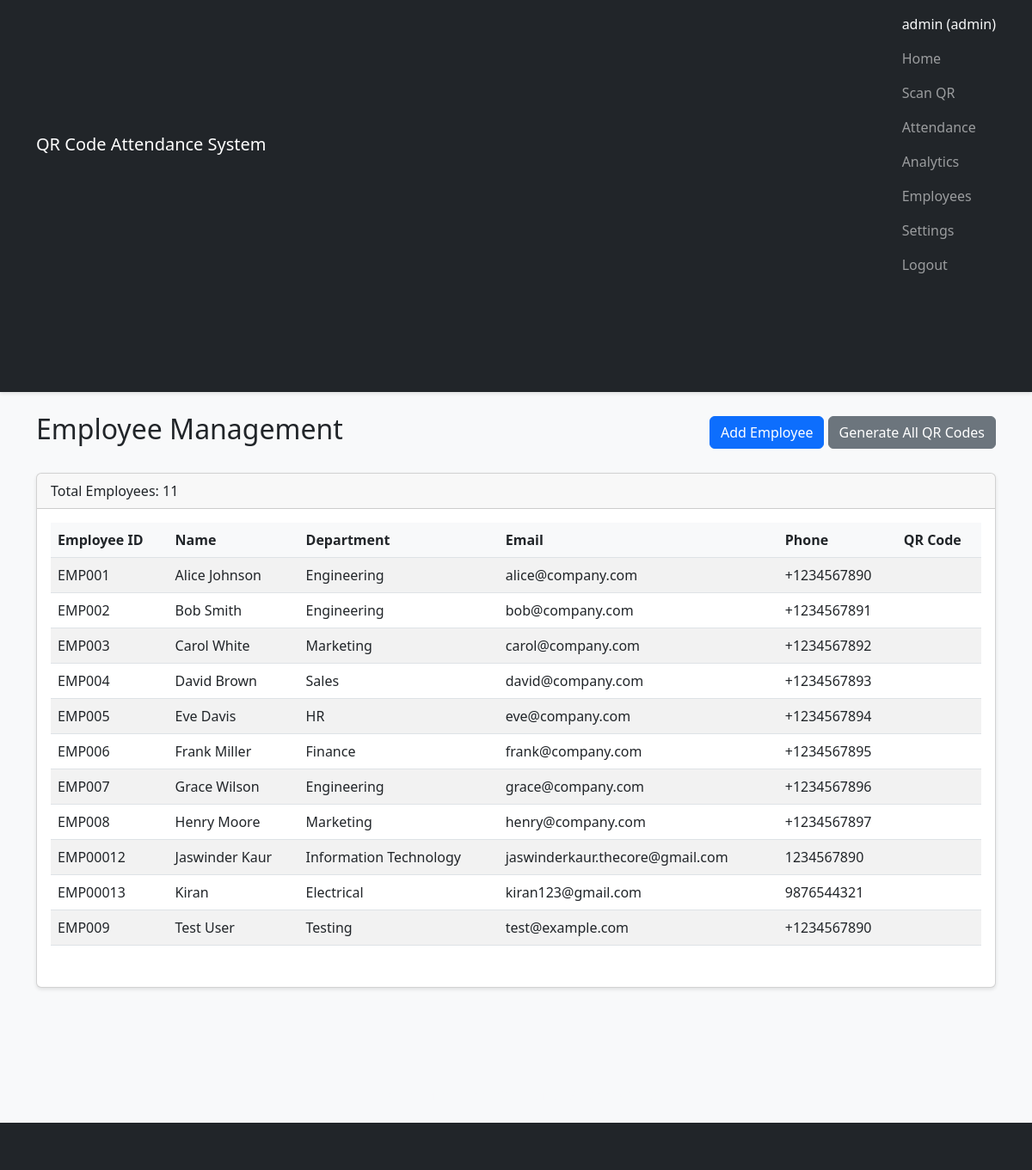
The app's page /employees (signed in), older data.
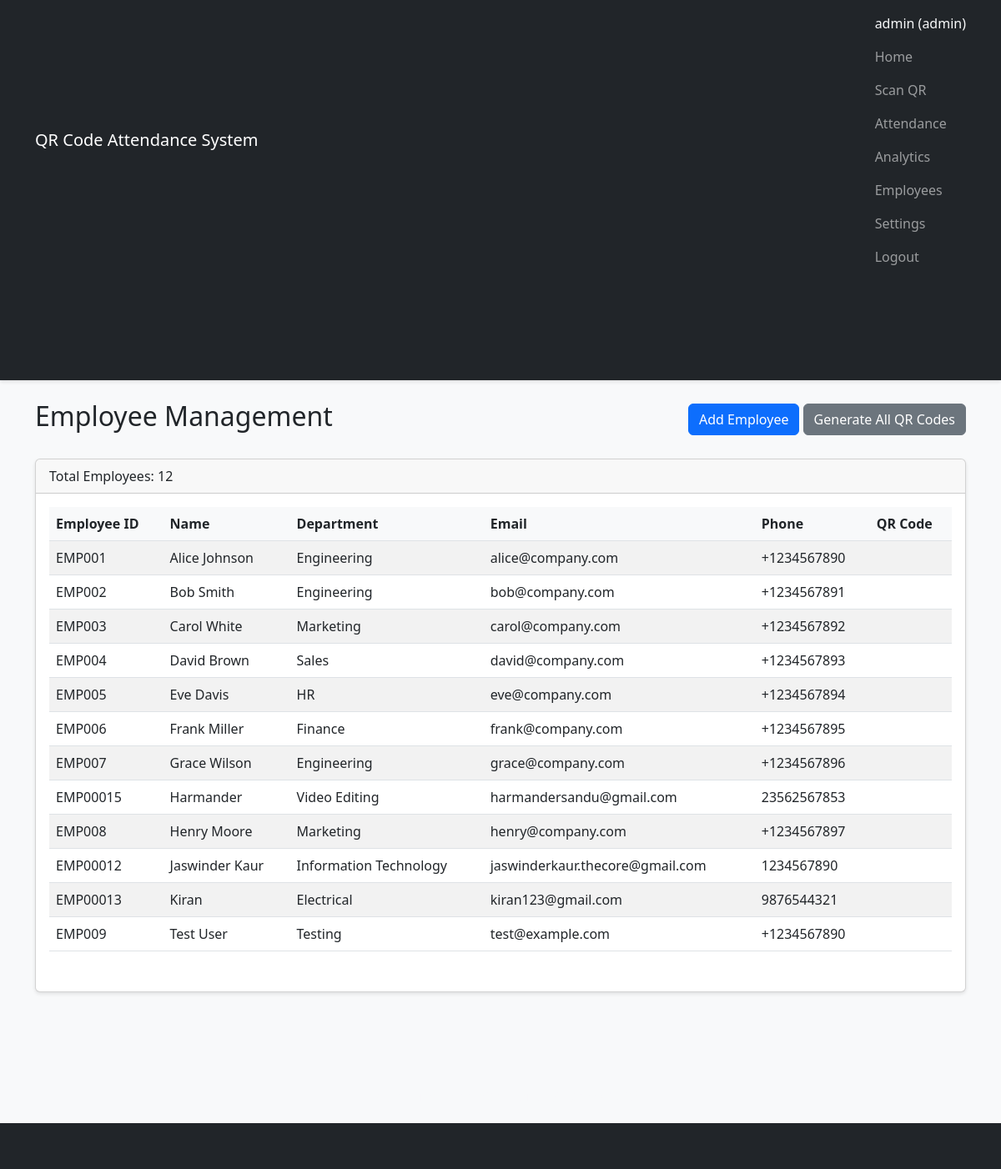
The same page, newer data.
### tables this page shows
CREATE TABLE employees (
            id INTEGER PRIMARY KEY AUTOINCREMENT,
            employee_id TEXT UNIQUE NOT NULL,
            name TEXT NOT NULL,
            department TEXT NOT NULL,
            email TEXT,
            phone TEXT,
            created_at TIMESTAMP DEFAULT CURRENT_TIMESTAMP
        );

### src/app.py (the view)
@app.route("/employees")
@admin_required
def employees_page():
    employees = attendance_manager.get_all_employees()
    return render_template("employees.html", employees=employees)

### src/app.py (called while the page is built)
def admin_required(f):
    @wraps(f)
    def decorated_function(*args, **kwargs):
        if "user_id" not in session:
            flash("Please log in to access this page.", "warning")
            return redirect(url_for("login_page"))
        if session.get("user_role") != "admin":
            flash("Access denied. Admin privileges required.", "danger")
            return redirect(url_for("scan_page"))
        return f(*args, **kwargs)
    return decorated_function

### src/attendance_manager.py (called while the page is built)
    def get_all_employees(self):
        conn = get_connection()
        cursor = conn.cursor()
        cursor.execute("SELECT * FROM employees ORDER BY name")
        rows = cursor.fetchall()
        conn.close()
        return [dict(row) for row in rows]

### src/database.py (called while the page is built)
def get_connection():
    conn = sqlite3.connect(DB_PATH)
    conn.row_factory = sqlite3.Row
    conn.execute("PRAGMA foreign_keys = ON")
    return conn

### templates/employees.html (shortened to what this page needs)
{% extends "layout.html" %}
{% block content %}
<div class="d-flex justify-content-between align-items-center mb-4">
    <h2>Employee Management</h2>
    <div>
        <a href="{{ url_for('add_employee') }}" class="btn btn-primary">Add Employee</a>
        <a href="{{ url_for('generate_qr_codes') }}" class="btn btn-secondary">Generate All QR Codes</a>
    </div>
</div>
<div class="card">
    <div class="card-header">
        Total Employees: {{ employees|length }}
    </div>
    <div class="card-body">
        {% if employees %}
        <table class="table table-striped table-hover">
            <thead>
                <tr>
                    <th>Employee ID</th>
                    <th>Name</th>
                    <th>Department</th>
                    <th>Email</th>
                    <th>Phone</th>
                    <th>QR Code</th>
                </tr>
            </thead>
            <tbody>
                {% for emp in employees %}
                <tr>
                    <td>{{ emp.employee_id }}</td>
                    <td>{{ emp.name }}</td>
                    <td>{{ emp.department }}</td>
                    <td>{{ emp.email or '-' }}</td>
                    <td>{{ emp.phone or '-' }}</td>
                    <td>
                    </td>
                </tr>
                {% endfor %}
            </tbody>
        </table>
        {% else %}
        <p class="text-muted">No employees added yet. <a href="{{ url_for('add_employee') }}">Add your first employee</a>.</p>
        {% endif %}
    </div>
</div>
{% endblock %}

Row changes from the older to the newer data that the page shows:
added employees: employee_id "EMP00015", name "Harmander", department "Video Editing", email "harmandersandu@gmail.com", phone "23562567853"
Text that changed along with them:
{{ employees|length }}: "11" → "12"
